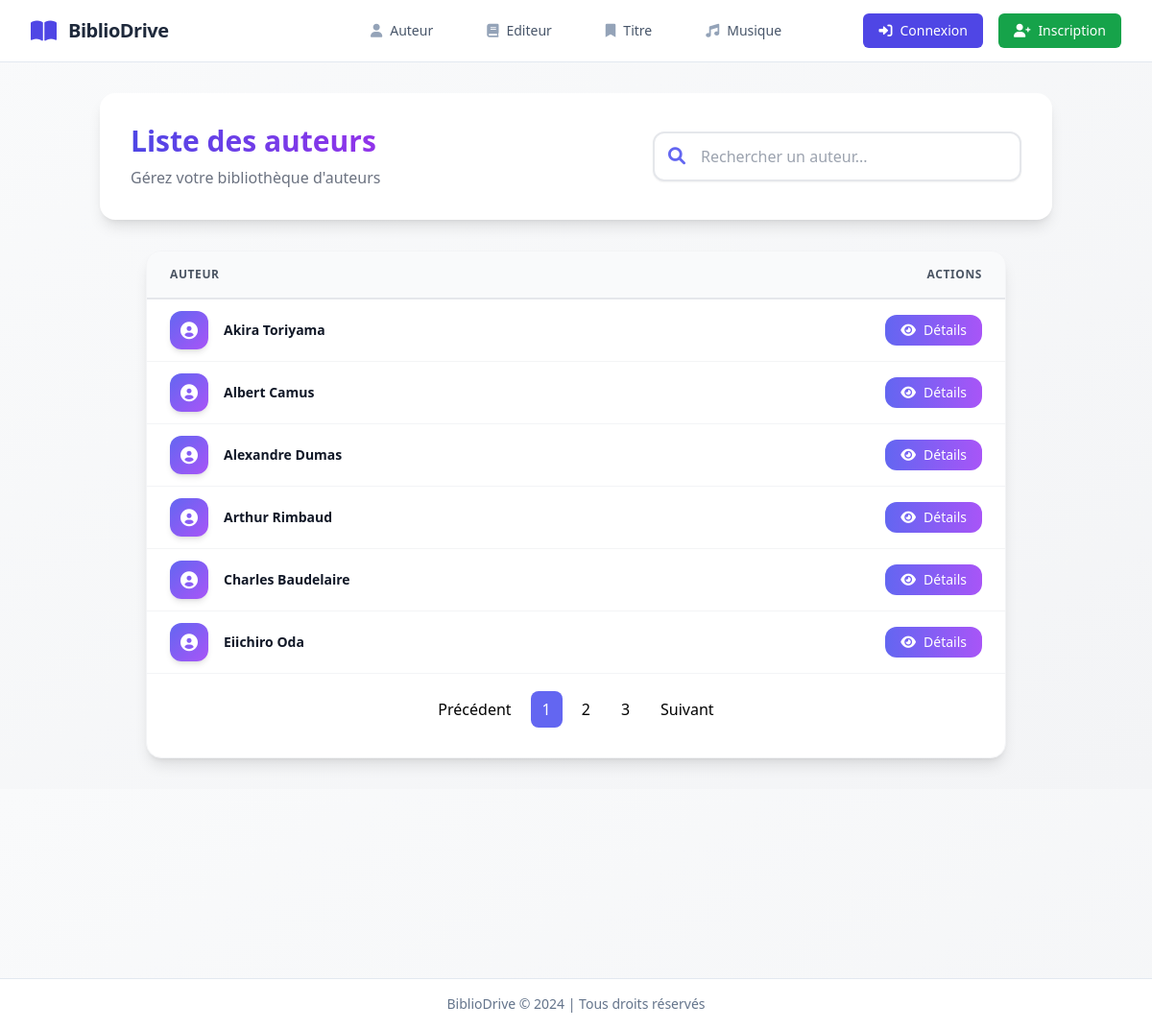
Screenshot of /authors/ with the database file from the repository.
### backoffice/models.py (models this page shows, shortened)
class Author(models.Model):
    au_id = models.AutoField(primary_key=True)
    author = models.CharField(max_length=50)
    year_born = models.SmallIntegerField()

### backoffice/views.py (the view)
# urls.py: path('authors/', views.author_list, name="author-list"),
def author_list(request):
    authors = Author.objects.all()
    return render(request, 'author/author_list.html', {'authors': authors, 'active_nav': 'author'})

### backoffice/templates/author/author_list.html (shortened to what this page needs)
<!DOCTYPE html>
<html lang="fr">
<head>
    <script src="https://cdn.tailwindcss.com"></script>
    <link href="https://cdnjs.cloudflare.com/ajax/libs/font-awesome/6.5.1/css/all.min.css" rel="stylesheet">
</head>
<body class="bg-gradient-to-br from-gray-50 to-gray-100">
    {% extends 'base.html' %}
    {% block content %}
    <div class="container mx-auto px-4 py-8 max-w-5xl">
        <div class="bg-white rounded-2xl shadow-lg p-8 mb-8 transform transition-all duration-300 hover:shadow-xl">
            <div class="flex flex-col md:flex-row justify-between items-center space-y-4 md:space-y-0">
                <div class="text-center md:text-left">
                    <h1
                        class="text-3xl font-bold bg-gradient-to-r from-indigo-600 to-purple-600 bg-clip-text text-transparent">
                    </h1>
                    <p class="text-gray-500 mt-2">Gérez votre bibliothèque d'auteurs</p>
                </div>
                <div class="relative w-full md:w-96">
                    <input type="text" id="searchInput"
                        class="w-full pl-12 pr-4 py-3 bg-white border-2 border-gray-200 rounded-xl focus:ring-2 focus:ring-indigo-500 focus:border-transparent transition-all duration-300 placeholder-gray-400 text-gray-600 shadow-sm hover:border-indigo-300"
                        placeholder="Rechercher un auteur...">
                    <div class="absolute left-4 top-3.5 text-indigo-500">
                        <i class="fas fa-search text-lg"></i>
                    </div>
                </div>
            </div>
        </div>
        <div class="bg-white rounded-2xl shadow-lg overflow-hidden mx-auto border border-gray-100 max-w-4xl">
            <div class="overflow-x-auto">
                <table id="authorsTable" class="w-full min-w-[800px]">
                    <thead>
                        <tr class="bg-gray-50 border-b border-gray-200">
                            <th class="px-6 py-4 text-left text-xs font-bold uppercase tracking-wider text-gray-600">
                                Auteur
                            </th>
                            <th class="px-6 py-4 text-right text-xs font-bold uppercase tracking-wider text-gray-600">
                                Actions
                            </th>
                        </tr>
                    </thead>
                    <tbody class="divide-y divide-gray-100">
                        {% for author in authors %}
                        <tr class="transform transition-colors duration-200 hover:bg-gray-50/50">
                            <td class="px-6 py-3">
                                <div class="flex items-center space-x-4">
                                    <div class="flex-shrink-0">
                                        <div
                                            class="w-10 h-10 rounded-xl bg-gradient-to-br from-indigo-500 to-purple-500 flex items-center justify-center text-white shadow-md">
                                            <i class="fas fa-user-circle text-lg"></i>
                                        </div>
                                    </div>
                                    <div>
                                        <p class="text-sm font-semibold text-gray-900">{{ author.author }}</p>
                                    </div>
                                </div>
                            </td>
                            <td class="px-6 py-3 text-right">
                                <a href="{% url 'author-detail' author.au_id %}"
                                    class="inline-flex items-center px-4 py-1.5 rounded-xl text-sm font-medium text-white bg-gradient-to-r from-indigo-500 to-purple-500 hover:from-indigo-600 hover:to-purple-600 transition-all duration-300 transform hover:scale-105 hover:shadow-md">
                                    <i class="fas fa-eye mr-2"></i>
                                    Détails
                                </a>
                            </td>
                        </tr>
                        {% endfor %}
                    </tbody>
                </table>
            </div>
        </div>
    </div>
    {% endblock %}

### rows the page displays
Author: author "Albert Camus"
Author: author "Charles Baudelaire"
Author: author "Arthur Rimbaud"
Author: author "Alexandre Dumas"
Author: author "Eiichiro Oda"
Author: author "Akira Toriyama"
